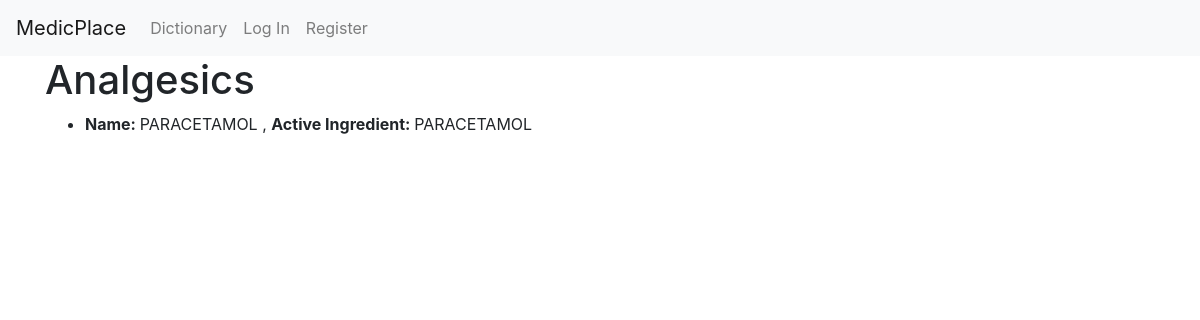
Page /Medicine_type/1 on the committed database.
### MedicPlace/models.py (models this page shows, shortened)
class type_of_medicine(models.Model):
    Type=models.CharField(max_length=30)

class medicine(models.Model):
    Name=models.CharField(max_length=30)
    Active_ingredient=models.CharField(max_length=30)
    type_of_medicine=models.ForeignKey(type_of_medicine,on_delete=models.CASCADE)
    medic=models.ForeignKey(Medic,on_delete=models.CASCADE)
    Summary=models.TextField(max_length=1000)

### MedicPlace/views.py (the view)
# urls.py: path("Medicine_type/<int:id>",views.Medicine_type_view,name="Medicine_type"),
def Medicine_type_view(request,id):
    Medicine_target=type_of_medicine.objects.get(id=id)
    List_of_Medicine=medicine.objects.filter(type_of_medicine__id=id)
    if len(List_of_Medicine)<1:
        message="There is no medicine for this category yet!"
    else:
        message=""
    context={"Medicine_target":Medicine_target,"List_of_Medicine":List_of_Medicine,"message":message}
    return render(request,"MedicPlace/Medicine_type.html",context)

### MedicPlace/templates/MedicPlace/Medicine_type.html (shortened to what this page needs)
{% extends 'MedicPlace/layout.html' %}
{% load static %}
{% block body %}
<div class="container">
    <div class="row">
        <div class="col">
            <h1>{{Medicine_target.Type}}</h1>
            <ul>
                {% for e in  List_of_Medicine %}
                    <li><a href=""></a> <span class="font-weight-bold">Name:  </span> {{e.Name}} , <span class="font-weight-bold"> Active Ingredient:  </span>{{e.Active_ingredient}} </li>
                {% endfor %}
            </ul>
        </div>
    </div>
</div>
{% endblock %}

### rows in the picture
type_of_medicine: Type "Analgesics"
medicine: Name "PARACETAMOL", Active_ingredient "PARACETAMOL"
